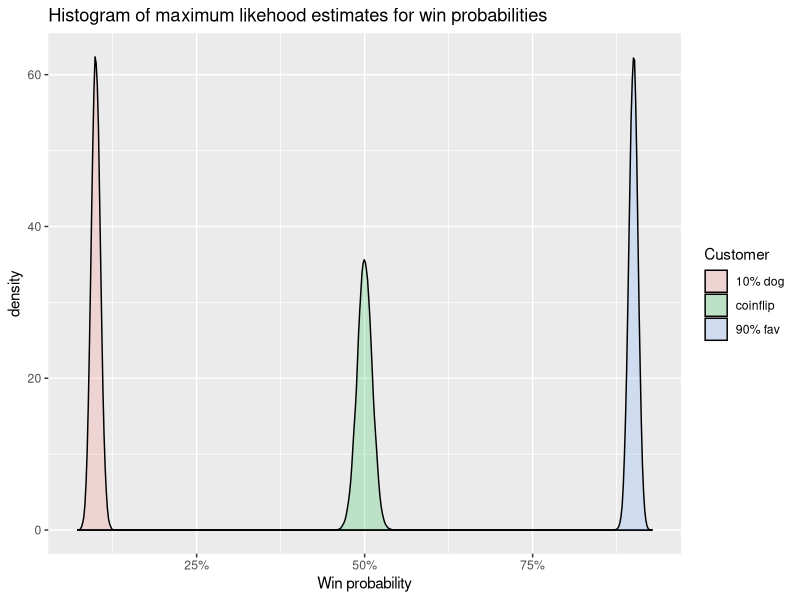
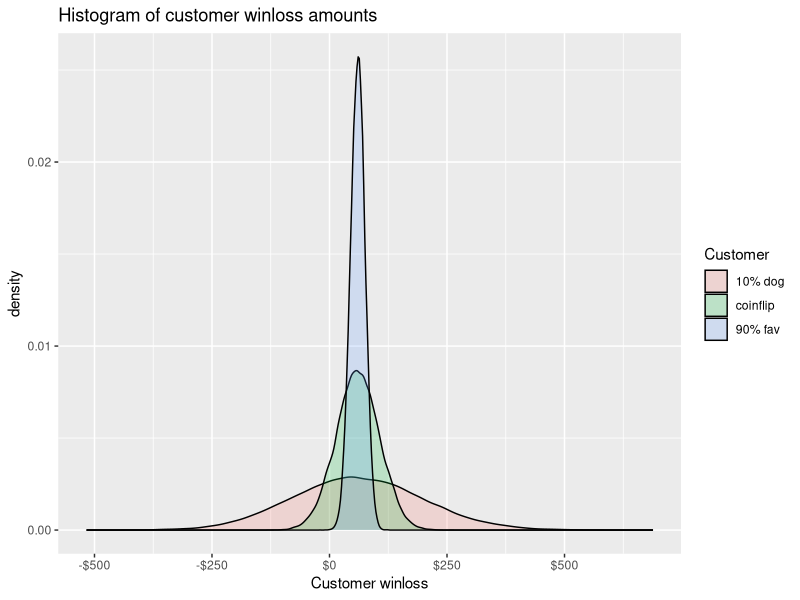
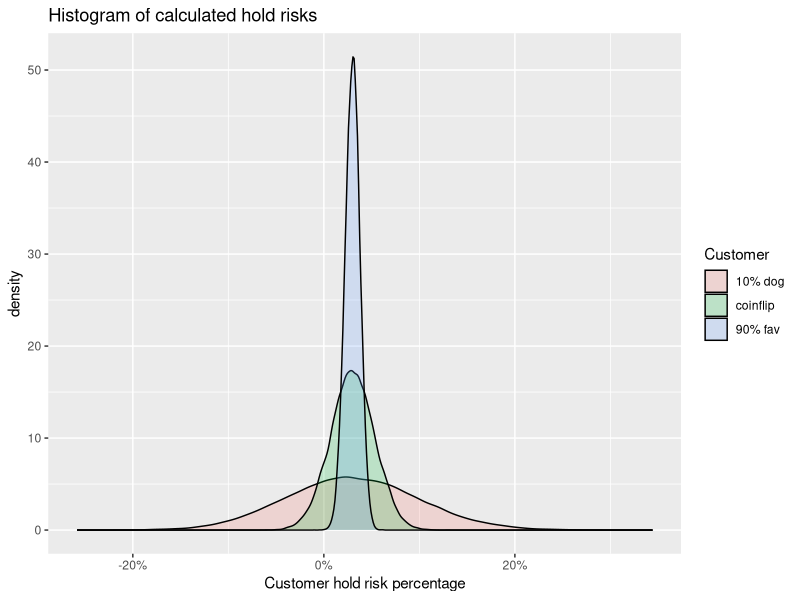
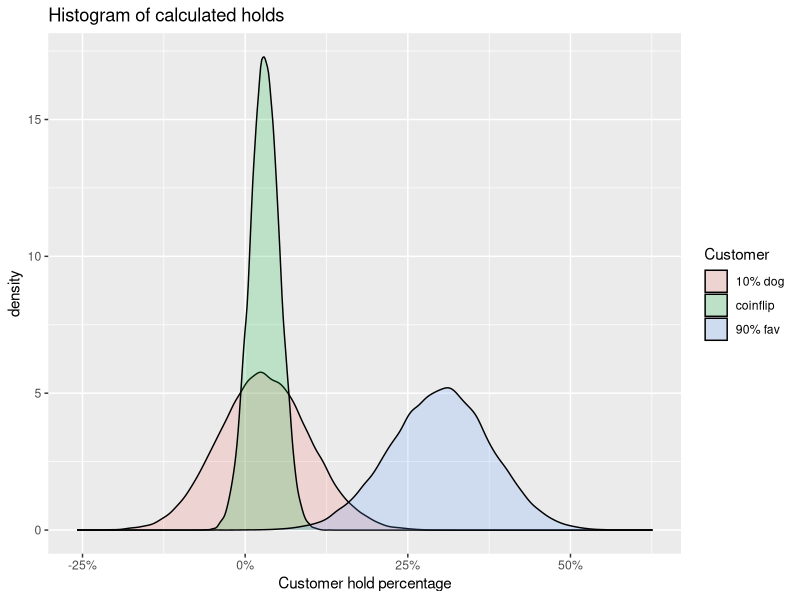

Here is the R script that generated these plots, in order:
## ---- chunk 1
#load packages
set.seed(123)
require(ggplot2)
require(reshape)
require(scales)
## ---- chunk 2
# Real probability of lines for the simulation
lineprob <- c("10% dog" = 0.1, "coinflip" = 0.5, "90% fav" = 0.9)

# Customer ROI, (same thing as holdrisk), 0.03 means 3%, defined as Winloss/RiskAmount (instead of Volume)
ROI <- 0.03
# Assume customer wagers 1 dollar per line, so samplesize also equals to total amount wagered
# Note that customer is risking 1 unit, so when betting favorites the volume is smaller
samplesize <- 2000
number_of_simulations <- 50000
# Line odds in decimal odds
decimal_odds <- (1+ROI)/lineprob

# simulate the game results (won/loss)
flips <- sapply(lineprob, function(x) rbinom(number_of_simulations, samplesize, x))
## ---- chunk 3
# sampling distribution for the mean of real probabilities
simulatedlineprob <- flips/samplesize

# length of the confidence intervals for the probabilities of the game
apply(simulatedlineprob, 2, function(x) quantile(x, 0.975) - quantile(x, 0.025))

## ---- chunk 4
# Mean and confidence interval end points for the probabilities of the game
cbind("2.5%" = c(apply(simulatedlineprob, 2, function (x) quantile(x, 0.025))), "mean" = apply(simulatedlineprob, 2, mean), "97.5%" = c(apply(simulatedlineprob, 2, function (x) quantile(x, 0.975))))

melted_simulatedlineprob <- melt(simulatedlineprob)
colnames(melted_simulatedlineprob)[2] <- "Customer"
ggplot(melted_simulatedlineprob, aes(value, fill = Customer)) + geom_density(alpha = 0.2) +
ggtitle("Histogram of maximum likehood estimates for win probabilities") + xlab("Win probability") +
scale_x_continuous(label = percent)   
## ---- chunk 5
# customers total profits = number of bets won * decimal odds - total amount wagered
simulatedwinloss <- t(t(flips)*decimal_odds) - samplesize
#apply(simulatedwinloss, 2, sd)

# length of the confidence intervals for winloss amount
apply(simulatedwinloss, 2, function(x) quantile(x, 0.975) - quantile(x, 0.025))
## ---- chunk 6
# Confidence intervals for winloss amount
cbind("2.5%" = c(apply(simulatedwinloss, 2, function (x) quantile(x, 0.025))), "mean" = apply(simulatedwinloss, 2, mean), "97.5%" = c(apply(simulatedwinloss, 2, function (x) quantile(x, 0.975))))

melted_simulatedwinloss <- melt(simulatedwinloss)
colnames(melted_simulatedwinloss)[2] <- "Customer"
ggplot(melted_simulatedwinloss, aes(value, fill = Customer)) + geom_density(alpha = 0.2) +
ggtitle("Histogram of customer winloss amounts") + xlab("Customer winloss") +
scale_x_continuous(label = dollar)   




# holdrisk is just winloss/total amount wagered
simulatedholdrisk <- simulatedwinloss/(samplesize)
#apply(simulatedholdrisk, 2, mean)
#apply(simulatedholdrisk, 2, sd)

# length of the confidence intervals for holdrisk
apply(simulatedholdrisk, 2, function(x) quantile(x, 0.975) - quantile(x, 0.025))


# Mean and confidence interval for holdrisk
cbind("2.5%" = c(apply(simulatedholdrisk, 2, function (x) quantile(x, 0.025))), "mean" = apply(simulatedholdrisk, 2, mean), "97.5%" = c(apply(simulatedholdrisk, 2, function (x) quantile(x, 0.975))))

melted_simulatedholdrisk <- melt(simulatedholdrisk)
colnames(melted_simulatedholdrisk)[2] <- "Customer"
ggplot(melted_simulatedholdrisk, aes(value, fill = Customer)) + geom_density(alpha = 0.2) +
ggtitle("Histogram of calculated hold risks") + xlab("Customer hold risk percentage") +
scale_x_continuous(label = percent)   



# Note that the confidence interval for 10% dog game probabilities was narrower than
# the interval for coinflip games. But here when looking at the customer holdrisk's
# intervals, the interval for 10% dog bettor is wider than for the coinflip bettor

# Comparing the 10% dog and 90% favorite bettor, even tho we had same confidence
# interval for the game probabilities, the hold risk probabilities for these two
# customers are totally different

# These are explained by the fact that customer's holdrisk is calculated by
# ROI = 1 - decimal_odds * lineprob. When betting 10% dogs the decimal_odds are
# roughly 10, so even a small change in lineprobability will change the ROI
# pretty big, because we're multiplying the line probability by decimal_odds.
# Compare this to the guy betting 90% favorites, his decimal_odds
# are ~ 1.11, so in fact his ROI is capped by 11% even if he was betting
# fixed games.

# hold
simulatedhold <- simulatedwinloss/(samplesize)
# for hold, we have to multiply the 90% fav holdrisks by 10, because risk is 1 but volume only 0.1
simulatedhold[,3] <- simulatedhold[,3]*10
#apply(simulatedhold, 2, mean)
#apply(simulatedhold, 2, sd)

# Mean and confidence interval for hold, note that
cbind("2.5%" = c(apply(simulatedhold, 2, function (x) quantile(x, 0.025))), "mean" = apply(simulatedhold, 2, mean), "97.5%" = c(apply(simulatedhold, 2, function (x) quantile(x, 0.975))))

melted_simulatedhold <- melt(simulatedhold)
colnames(melted_simulatedhold)[2] <- "Customer"
ggplot(melted_simulatedhold, aes(value, fill = Customer)) + geom_density(alpha = 0.2) +
    ggtitle("Histogram of calculated holds") + xlab("Customer hold percentage") +
    scale_x_continuous(label = percent)   




# distance between 95% quantile and 5% quantile is the width of our confidence interval

# Because decimal_odds = ROI / lineprob, this means that  ROI = decimal_odds * lineprob.
# Take derivatives with respect lineprob -> delta ROI = decimal_odds.
# Basically the bigger decimal_odds are, the more leverage in his ROI customer gets when
# lineprobability changes.
